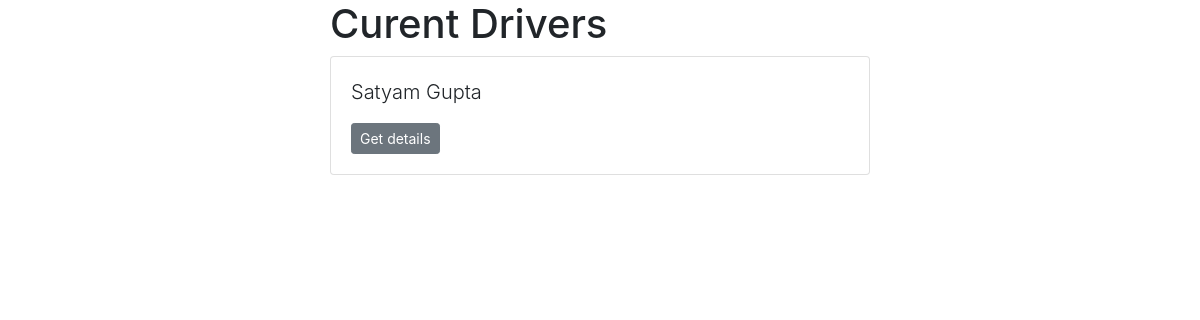
The app's page /driverDatabase/, older data.
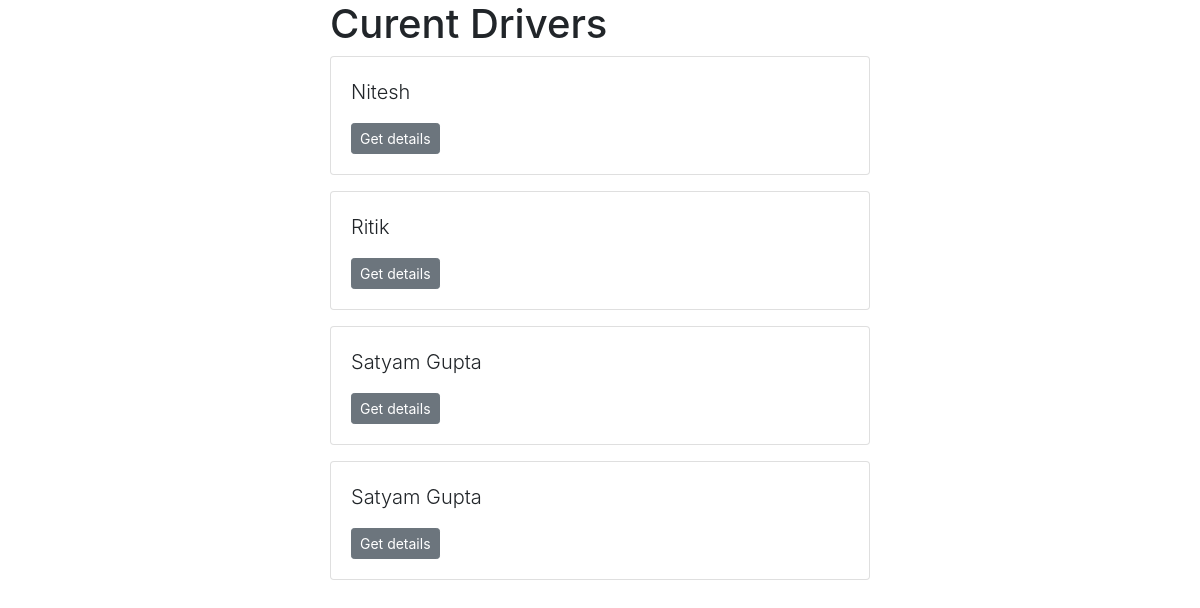
The same page, newer data.
### driverDatabase/models.py (models this page shows, shortened)
class Driver( models.Model ):
    name_text = models.CharField( max_length=200 )
    date = models.DateTimeField('Time you started driving',default=0)
    end_date = models.DateTimeField('Time you ended driving',default=0)

### driverDatabase/views.py (the view)
# urls.py: path('', views.index, name='index'),
def index(request):
    latest_driver_list1 = list(Driver.objects.order_by('name_text'))
    latest_driver_list = []
    for i in latest_driver_list1:
        if i not in latest_driver_list:
            latest_driver_list.append(i)
    context = {'latest_driver_list':latest_driver_list}
    return render( request, 'driverDatabase/index.html', context )

### templates/driverDatabase/index.html
{% extends 'base.html' %}
{% block content %}
    <h1 class="text-center-mb-3"> Curent Drivers</h1>
    {% if latest_driver_list %}
        {% for driver in latest_driver_list %}
            <div class="card mb-3">
                <div class="card-body">
                    <p class="lead">{{ driver.name_text }}</p>
                    <a href="{% url 'driverDatabase:driverDetail' driver.id %}" class="btn btn-secondary btn-sm"> Get details </a>
                </div>
            </div>
        {% endfor %}
    {% else %}
        <p> No one drove this car </p>
    {% endif %}
{% endblock %}

### templates/base.html (shortened to what this page needs)
<!DOCTYPE html>
<html lang="en">
    <head>
        <link rel="stylesheet" href="https://stackpath.bootstrapcdn.com/bootstrap/4.3.1/css/bootstrap.min.css">
    </head>
</html>
<body>
    <div class="container">
        <div class="row">
            <div class="col-md-6 m-auto">
                {% block content %} {% endblock %}
            </div>
        </div>
    </div>
</body>

Row changes from the older to the newer data that the page shows:
added Driver: name_text "Nitesh"
added Driver: name_text "Ritik"
added Driver: name_text "Satyam Gupta"
